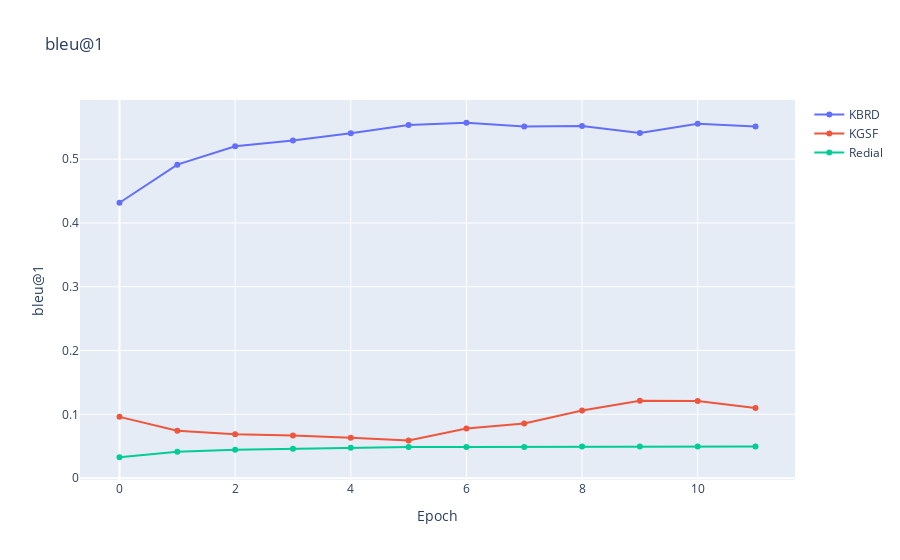
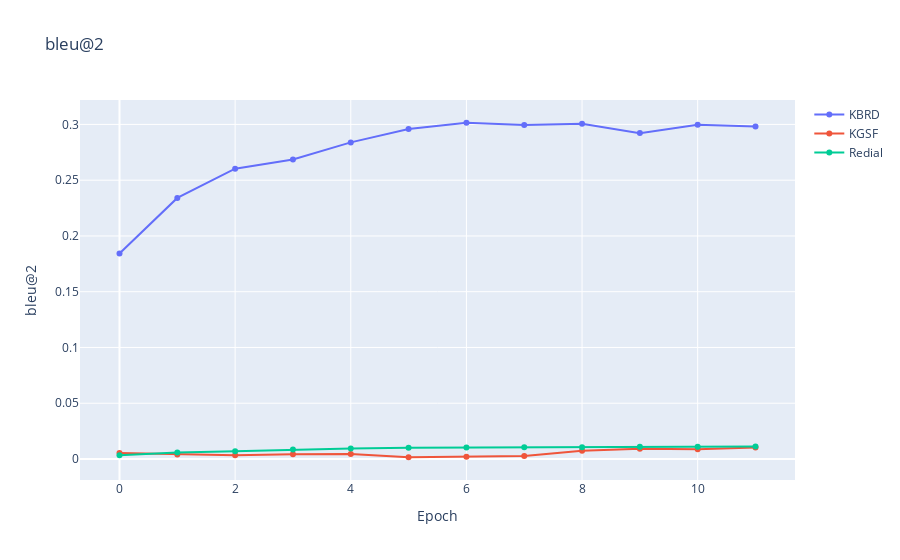
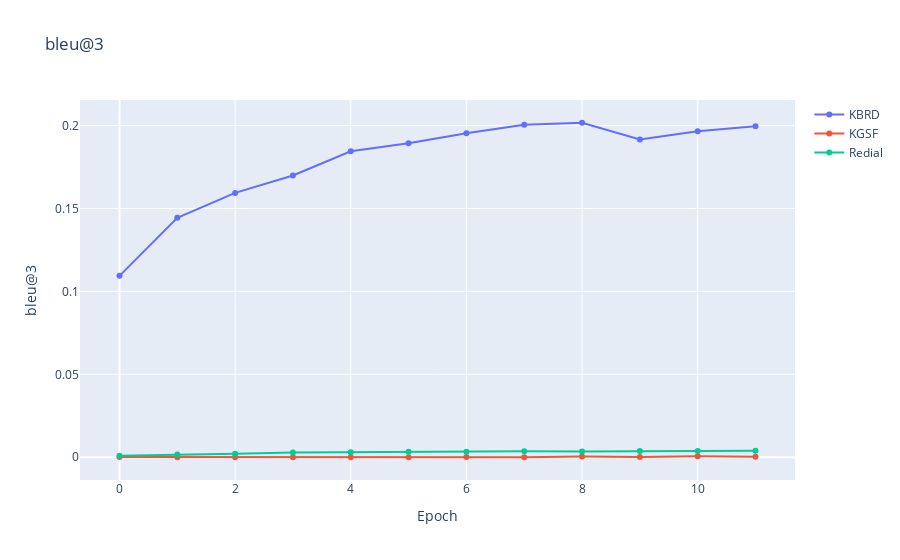
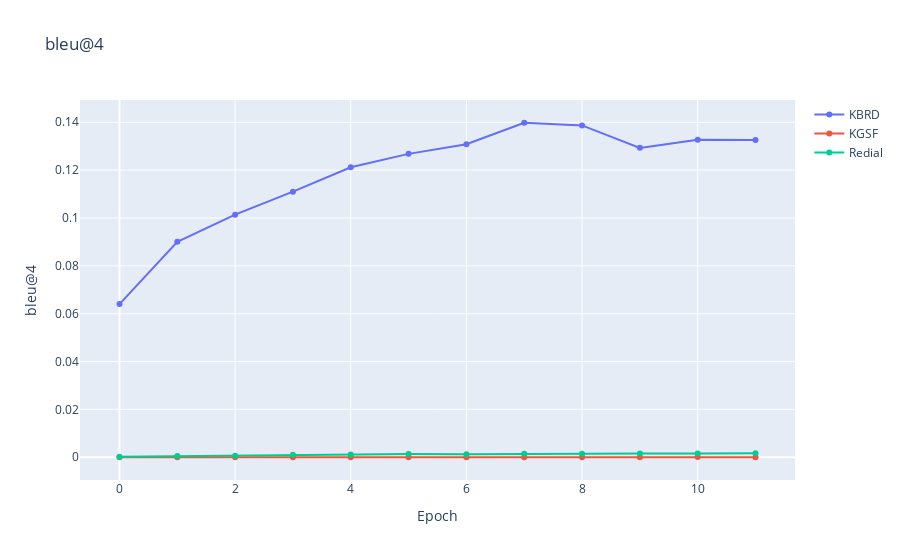

The code cell stored with these charts, in order, in its notebook:
### Code cell
import plotly.graph_objects as go

# Line Chart 생성
rec_metric = ['bleu@1', 'bleu@2', 'bleu@3', 'bleu@4', 'dist@1', 'dist@2', 'dist@3', 'dist@4']
for metric in rec_metric:
    fig = go.Figure()
    min_val = min(len(kbrd_result_conversation[metric]), len(kgsf_result_conversation[metric]))-1
    # Line Trace 추가
    fig.add_trace(go.Scatter(y=kbrd_result_conversation[metric][:min_val], mode='lines+markers', name='KBRD'))
    fig.add_trace(go.Scatter(y=kgsf_result_conversation[metric][:min_val], mode='lines+markers', name='KGSF'))
    fig.add_trace(go.Scatter(y=redial_result_conversation[metric][:min_val], mode='lines+markers', name='Redial'))

    # 차트 레이아웃 설정
    fig.update_layout(title=f'{metric}',
                      
                    xaxis_title='Epoch',
                    yaxis_title=f'{metric}')
    y_min = 0
    fig.update_yaxes(range=(y_min, None))

    # 차트 출력
    fig.show()

### Figure 1 — Plotly figure (JSON) as saved in the notebook; plotly's stock layout.template omitted (floating-point values rounded to 4 significant figures)
{"data": [{"mode": "lines+markers", "name": "KBRD", "type": "scatter", "y": [0.4317, 0.4914, 0.5203, 0.5294, 0.5407, 0.5535, 0.5571, 0.5514, 0.5521, 0.5412, 0.5555, 0.5511]}, {"mode": "lines+markers", "name": "KGSF", "type": "scatter", "y": [0.09611, 0.0743, 0.06874, 0.06698, 0.06332, 0.05914, 0.07778, 0.08587, 0.1061, 0.1215, 0.1209, 0.1099]}, {"mode": "lines+markers", "name": "Redial", "type": "scatter", "y": [0.03279, 0.0414, 0.04444, 0.04611, 0.04765, 0.04871, 0.04887, 0.04887, 0.04963, 0.04972, 0.04973, 0.04955]}], "layout": {"title": {"text": "bleu@1"}, "xaxis": {"title": {"text": "Epoch"}}, "yaxis": {"range": [0, null], "title": {"text": "bleu@1"}}}}

### Figure 2 — Plotly figure (JSON) as saved in the notebook; plotly's stock layout.template omitted (floating-point values rounded to 4 significant figures)
{"data": [{"mode": "lines+markers", "name": "KBRD", "type": "scatter", "y": [0.1843, 0.2341, 0.2603, 0.2685, 0.2839, 0.2959, 0.3015, 0.2994, 0.3006, 0.2922, 0.2997, 0.2981]}, {"mode": "lines+markers", "name": "KGSF", "type": "scatter", "y": [0.005383, 0.004092, 0.003373, 0.004304, 0.004506, 0.001573, 0.0021, 0.002693, 0.00732, 0.009211, 0.00874, 0.01041]}, {"mode": "lines+markers", "name": "Redial", "type": "scatter", "y": [0.00338, 0.005817, 0.007045, 0.008445, 0.009313, 0.01005, 0.01026, 0.01048, 0.01065, 0.01101, 0.011, 0.0111]}], "layout": {"title": {"text": "bleu@2"}, "xaxis": {"title": {"text": "Epoch"}}, "yaxis": {"range": [0, null], "title": {"text": "bleu@2"}}}}

### Figure 3 — Plotly figure (JSON) as saved in the notebook; plotly's stock layout.template omitted (floating-point values rounded to 4 significant figures)
{"data": [{"mode": "lines+markers", "name": "KBRD", "type": "scatter", "y": [0.1094, 0.1444, 0.1594, 0.1699, 0.1845, 0.1893, 0.1954, 0.2005, 0.2017, 0.1916, 0.1966, 0.1996]}, {"mode": "lines+markers", "name": "KGSF", "type": "scatter", "y": [0.0001167, 4.797e-05, 6.567e-05, 2.819e-05, 2.464e-05, 4.736e-05, 0.0001241, 3.854e-05, 0.0004882, 0.0001863, 0.0005665, 0.0003596]}, {"mode": "lines+markers", "name": "Redial", "type": "scatter", "y": [0.0008866, 0.00172, 0.002168, 0.00282, 0.003045, 0.003412, 0.003415, 0.003589, 0.003558, 0.003813, 0.003725, 0.003874]}], "layout": {"title": {"text": "bleu@3"}, "xaxis": {"title": {"text": "Epoch"}}, "yaxis": {"range": [0, null], "title": {"text": "bleu@3"}}}}

### Figure 4 — Plotly figure (JSON) as saved in the notebook; plotly's stock layout.template omitted (floating-point values rounded to 4 significant figures)
{"data": [{"mode": "lines+markers", "name": "KBRD", "type": "scatter", "y": [0.06402, 0.09006, 0.1014, 0.111, 0.1212, 0.1268, 0.1308, 0.1398, 0.1387, 0.1293, 0.1327, 0.1326]}, {"mode": "lines+markers", "name": "KGSF", "type": "scatter", "y": [1.525e-308, 1.332e-308, 1.584e-308, 1.339e-308, 1.614e-308, 1.559e-308, 1.609e-05, 1.416e-308, 2.601e-05, 1.433e-308, 7.655e-05, 4.32e-05]}, {"mode": "lines+markers", "name": "Redial", "type": "scatter", "y": [0.0001963, 0.0004705, 0.0006744, 0.001053, 0.001112, 0.001323, 0.001284, 0.001433, 0.001434, 0.001556, 0.001527, 0.00164]}], "layout": {"title": {"text": "bleu@4"}, "xaxis": {"title": {"text": "Epoch"}}, "yaxis": {"range": [0, null], "title": {"text": "bleu@4"}}}}
